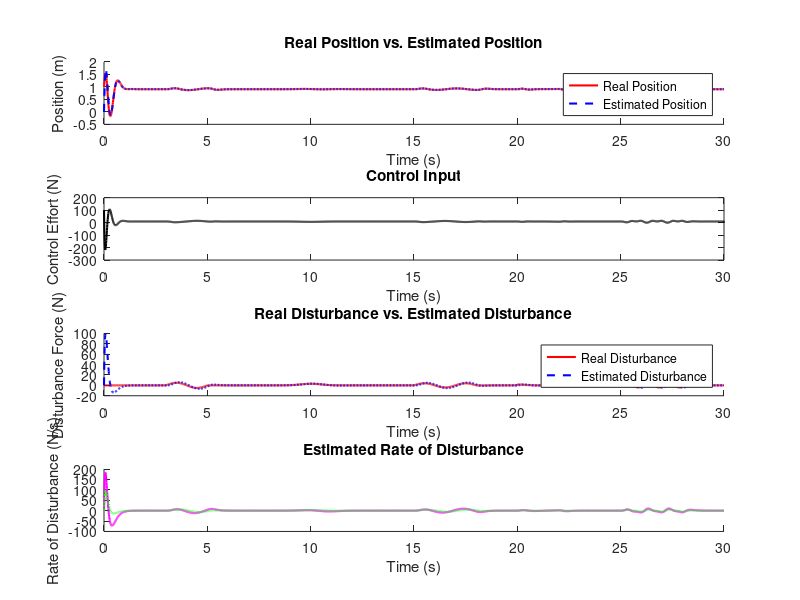

Write the MATLAB code that produced this figure.
close all
clearvars
clc

% Parameters for the spring-mass-damper system
m = 1;  % Mass (kg)
k = 10; % Spring constant (N/m)
c = 2;  % Damping coefficient (Ns/m)

% Controller gains
Kp = 100;
Kd = 10;

% Desired position
desired_position = 1;  % Desired position (m)

% Initial conditions
initial_state = [1; 10; 0; 0];            % Initial [position; velocity; disturbance; disturbance rate]
initial_estimated_state = [0; 0; 0; 0];   % Initial estimated state [position; velocity; disturbance; disturbance rate]

% Extended observer design (with dynamic disturbance model)
A = [0, 1, 0, 0; 
    -k/m, -c/m, 1/m, 0;
    0, 0, 0, 1; 
    0, 0, -1, 0];  % Includes disturbance and its rate of change

B = [0; 1/m; 0; 0];
C = [1, 0, 0, 0];  % Measurement matrix for a 4-state system
L = place(A', C', [-7, -8, -10, -12])';  % Gain for extended observer

% Extended simulation settings
dt = 0.01;
t = 0:dt:30;
num_steps = length(t);

% Generate multiple differentiable disturbances at different intervals
disturbance = zeros(1, num_steps);

% Disturbance 1: Smooth sine wave from t = 3 to t = 5
disturbance_time_1 = (t >= 3) & (t <= 5);
disturbance(disturbance_time_1) = 5 * sin(2 * pi * (t(disturbance_time_1) - 3) / 2);

% Disturbance 2: Gaussian centered at t = 10 with a width of 1 second
disturbance = disturbance + 3 * exp(-((t - 10).^2) / (2 * 0.5^2));

% Disturbance 3: Sine wave from t = 15 to t = 18
disturbance_time_3 = (t >= 15) & (t <= 18);
disturbance(disturbance_time_3) = disturbance(disturbance_time_3) + 4 * sin(pi * (t(disturbance_time_3) - 15));

% Disturbance 4: Quadratic burst from t = 20 to t = 22
disturbance_time_4 = (t >= 20) & (t <= 22);
disturbance(disturbance_time_4) = disturbance(disturbance_time_4) + 2 * (t(disturbance_time_4) - 21).^2;

% Disturbance 5: Combination of two sine waves from t = 25 to t = 28
disturbance_time_5 = (t >= 25) & (t <= 28);
disturbance(disturbance_time_5) = disturbance(disturbance_time_5) + 3 * sin(2 * pi * (t(disturbance_time_5) - 25)) + 2 * sin(4 * pi * (t(disturbance_time_5) - 25));

% State storage
x = zeros(4, num_steps);       % Actual state
x_hat = zeros(4, num_steps);    % Estimated state (includes disturbance and its rate)
position_error = zeros(1, num_steps);
control_input = zeros(1, num_steps);

% Initial values
x(:, 1) = initial_state;
x_hat(:, 1) = initial_estimated_state;

% Simulation loop
for i = 1:num_steps-1
    % Position error and PD control to compensate estimated disturbance
    error_hat = desired_position - x_hat(1, i);
    error_dot_hat = -x_hat(2, i);
    
    % Control input based on estimated state (compensates estimated disturbance)
    u_hat = Kp * error_hat + Kd * error_dot_hat - 0.8 *x_hat(3, i);  % Compensates for disturbance estimate
    
    % Real system update with actual disturbance
    dx = A * x(:, i) + B * (u_hat + disturbance(i));
    x(:, i+1) = x(:, i) + dx * dt;
    position_error(i) = desired_position - x(1, i+1);
    
    % Observer state update (position, velocity, disturbance, and disturbance rate)
    y = C * x(:, i);  % Measured position
    dx_hat = A * x_hat(:, i) + B * u_hat + L * (y - C * x_hat(:, i));
    x_hat(:, i+1) = x_hat(:, i) + dx_hat * dt;
    
    % Store control input
    control_input(i) = u_hat;
end

% Plot results
figure;

% Real position vs estimated position
subplot(4,1,1);
hold on;
plot(t, x(1, :), 'r', 'LineWidth', 1.5);
plot(t, x_hat(1, :), 'b--', 'LineWidth', 1.5);
legend('Real Position', 'Estimated Position');
title('Real Position vs. Estimated Position');
xlabel('Time (s)');
ylabel('Position (m)');

% Control input
subplot(4,1,2);
plot(t, control_input, 'k', 'LineWidth', 1.5);
title('Control Input');
xlabel('Time (s)');
ylabel('Control Effort (N)');

% Real disturbance vs estimated disturbance
subplot(4,1,3);
hold on;
plot(t, disturbance, 'r', 'LineWidth', 1.5);
plot(t, x_hat(3, :), 'b--', 'LineWidth', 1.5);
legend('Real Disturbance', 'Estimated Disturbance');
title('Real Disturbance vs. Estimated Disturbance');
xlabel('Time (s)');
ylabel('Disturbance Force (N)');

% Disturbance rate estimate
subplot(4,1,4);
hold on;
plot(t, x_hat(4, :), 'm-', 'LineWidth', 1.5);
plot(t, x_hat(3, :), 'g:', 'LineWidth', 1.5);
title('Estimated Rate of Disturbance');
xlabel('Time (s)');
ylabel('Rate of Disturbance (N/s)');

% Simulation complete
disp('Simulation complete. Check plots for disturbance compensation.');
